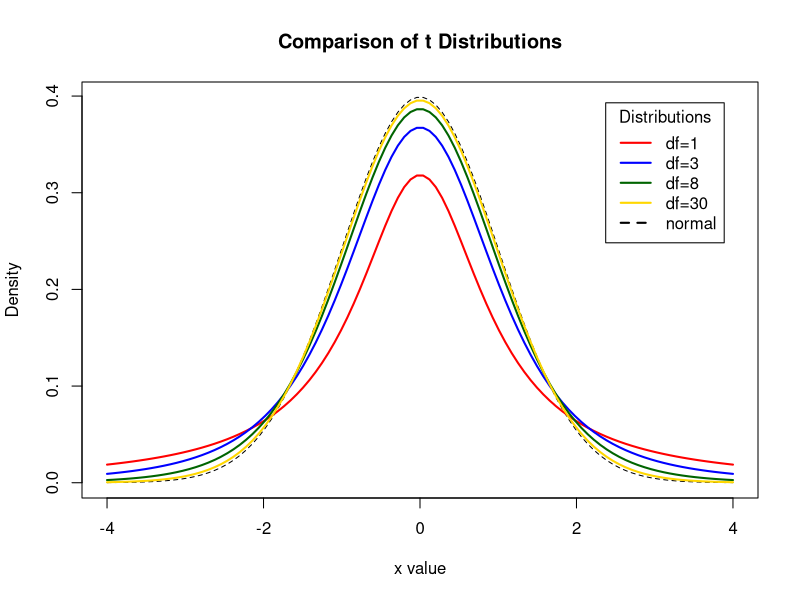

Generate this figure with R:
## ---- chunk 1
x <- seq(-4, 4, length=100)
hx <- dnorm(x)

degf <- c(1, 3, 8, 30)
colors <- c("red", "blue", "darkgreen", "gold", "black")
labels <- c("df=1", "df=3", "df=8", "df=30", "normal")

plot(x, hx, type="l", lty=2, xlab="x value",
  ylab="Density", main="Comparison of t Distributions")

for (i in 1:4){
  lines(x, dt(x,degf[i]), lwd=2, col=colors[i])
}

legend("topright", inset=.05, title="Distributions",
  labels, lwd=2, lty=c(1, 1, 1, 1, 2), col=colors)
